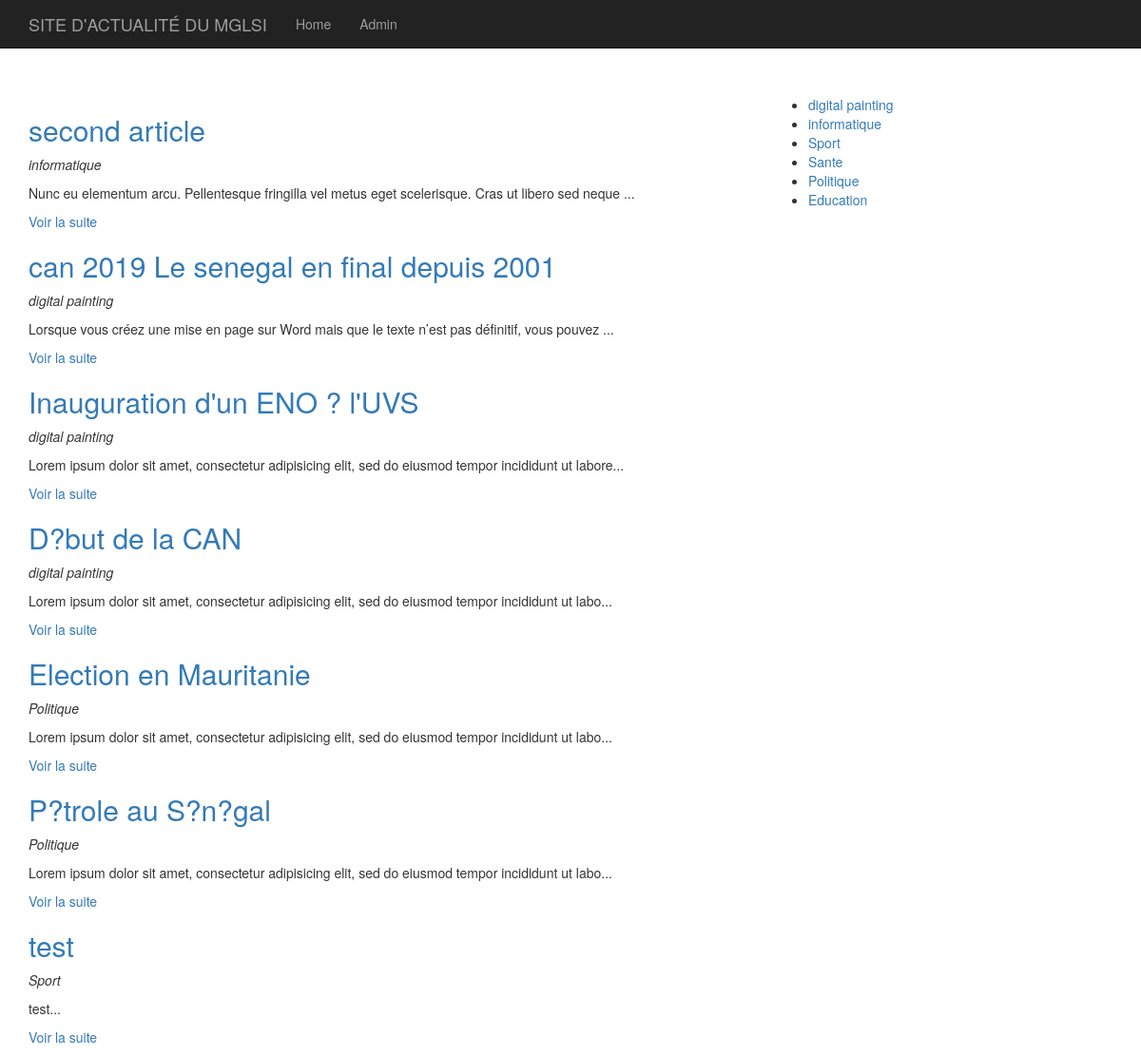
The page / on the database its author committed.
### tables this page shows
CREATE TABLE `articles` (
  `id` int(11) NOT NULL,
  `titre` varchar(255) DEFAULT NULL,
  `contenu` longtext,
  `date` datetime DEFAULT NULL,
  `category_id` int(11) DEFAULT NULL
);

CREATE TABLE `categories` (
  `id` int(11) NOT NULL,
  `titre` varchar(255) DEFAULT NULL
);

### core/Controller/Controller.php (called while the page is built, shortened)
<?php
    class Controller{
        protected $viewPath;
        protected function render($view, $variables = []){
            extract($variables);
            require($this->viewPath . str_replace('.', '/', $view) . '.php');
        }
    }
?>

### app/Controller/PostsController.php (called while the page is built, shortened)
<?php
    class PostsController extends AppController{
        public function index(){
            $posts = $this->Post->last();
            $categories = $this->Category->all();
            $this->render('posts.index', compact('posts','categories'));
        }
    }
?>

### public/index.php (called while the page is built, shortened)
<?php
    if(isset($_GET['p'])){
        $page = $_GET['p'];
    }
    else{
        $page = 'posts.index';
    }
    $page = explode('.', $page);
    if($page[0] == 'admin'){
        $controller = '\App\Controller\Admin\\' . ucfirst($page[1]) . 'Controller';
        $action = $page[2];
    }
    else{
        $action = $page[1];
    }
    $controller = new $controller();
    $controller->$action();
?>

### core/Table/Table.php (called while the page is built, shortened)
<?php
    class Table{
        protected $table;
        protected $db;
        public function __construct(Database $db){
            $this->db = $db;
        }
        public function all(){
            return $this->query("SELECT * FROM " . $this->table);
        }
        public function query($statement, $attributes = null, $one = false){
            if($attributes){
                return $this->db->prepare(
                    $statement,
                    $attributes,
                    str_replace('Table', 'Entity', get_class($this)),
                    $one
                );
            }
             else{
                return $this->db->query(
                    $statement,
                    str_replace('Table', 'Entity', get_class($this)),
                     $one
                );
            }
        }
    }
?>

### core/Database/MysqlDatabase.php (called while the page is built, shortened)
<?php
    class MysqlDatabase extends Database{
        private $pdo;
        private function getPDO(){
            if($this->pdo === null){
                $pdo = new PDO('mysql:dbname=projet_mglsi1;host=localhost', 'root', '');
                $pdo->setAttribute(PDO::ATTR_ERRMODE, PDO::ERRMODE_EXCEPTION);
                $this->pdo = $pdo;
            }
            return $this->pdo;
        }
        public function query($statement, $class_name = null, $one = false){
            $req = $this->getPDO()->query($statement);
            if($class_name === null){
                $req->setFetchMode(PDO::FETCH_OBJ);
            }
            else{
                $req->setFetchMode(PDO::FETCH_CLASS, $class_name);
            }
            if($one){
                $datas = $req->fetch();
            }
            else{
                $datas = $req->fetchAll();
            }
            return $datas;
        }
    }
?>

### app/Table/PostTable.php (called while the page is built, shortened)
<?php
    class PostTable extends Table{
        public function last(){
            return $this->query("
                SELECT articles.id, articles.titre, articles.contenu, articles.date, categories.titre as categorie
                FROM articles
                LEFT JOIN categories ON category_id = categories.id
                ORDER BY articles.date DESC
            ");
        }
    }
?>

### app/Autoloader.php (called while the page is built, shortened)
<?php
  class Autoloader{
      static function autoload($class){
          if (strpos($class, __NAMESPACE__ . '\\') === 0){
              $class = str_replace(__NAMESPACE__ . '\\', '', $class);
              $class = str_replace('\\', '/', $class);
          }
      }
  }

### core/Autoloader.php (called while the page is built, shortened)
<?php
  class Autoloader{
      static function autoload($class){
          if (strpos($class, __NAMESPACE__ . '\\') === 0){
              $class = str_replace(__NAMESPACE__ . '\\', '', $class);
              $class = str_replace('\\', '/', $class);
          }
      }
  }

### core/Entity/Entity.php (called while the page is built, shortened)
<?php
    class Entity{
        public function __get($key){
            $method = 'get' . ucfirst($key);
            $this->$key = $this->$method();
            return $this->$key;
        }
    }
?>

### app/Entity/CategoryEntity.php (called while the page is built, shortened)
<?php
    class CategoryEntity extends Entity{
        public function getUrl(){
          return 'index.php?p=posts.category&id=' . $this->id;
        }
    }
?>

### app/Views/posts/index.php (the view)
<div class="row">
	<div class="col-sm-8">
		<?php
		    foreach ($posts as $post) :
		?>
		        <h2><a href="<?= $post->url; ?>"><?= $post->titre; ?></a></h2>
		        <p><em><?= $post->categorie; ?></em></p>
		        <p><?= $post->extrait; ?></p>
		<?php endforeach; ?>
	</div>
	<div class="col-sm-4">
	    <ul>
	    	<?php foreach ($categories as $categorie) : ?>
            	<li><a href="<?= $categorie->url; ?>"><?= $categorie->titre; ?></a></li>
       		<?php endforeach; ?>
	    </ul>
	</div>
</div>

### app/Entity/PostEntity.php (shortened to what this page needs)
<?php
    class PostEntity extends Entity{
        public function getUrl(){
          return 'index.php?p=posts.single&id=' . $this->id;
        }
        public function getExtrait(){
          $html = '<p>' . substr($this->contenu, 0, 100) . '...</p>';
          $html .= '<p><a href="' . $this->getUrl() . '">Voir la suite</a></p>';
          return $html;
        }
    }
?>

### rows shown on the page
articles: titre "second article", category.titre "informatique", contenu "Nunc eu elementum arcu. Pellentesque fringilla vel metus eget scelerisque. Cras ut libero sed neque"
articles: titre "can 2019 Le senegal en final depuis 2001", category.titre "digital painting", contenu "Lorsque vous créez une mise en page sur Word mais que le texte n’est pas définitif, vous pouvez"
articles: titre "Inauguration d'un ENO ? l'UVS", category.titre "digital painting", contenu "Lorem ipsum dolor sit amet, consectetur adipisicing elit, sed do eiusmod tempor incididunt ut labore"
articles: titre "D?but de la CAN", category.titre "digital painting", contenu "Lorem ipsum dolor sit amet, consectetur adipisicing elit, sed do eiusmod tempor incididunt ut labo"
articles: titre "Election en Mauritanie", category.titre "Politique", contenu "Lorem ipsum dolor sit amet, consectetur adipisicing elit, sed do eiusmod tempor incididunt ut labo"
articles: titre "P?trole au S?n?gal", category.titre "Politique", contenu "Lorem ipsum dolor sit amet, consectetur adipisicing elit, sed do eiusmod tempor incididunt ut labo"
articles: titre "test", category.titre "Sport", contenu "test"
categories: titre "digital painting"
categories: titre "informatique"
categories: titre "Sport"
categories: titre "Sante"
categories: titre "Politique"
categories: titre "Education"
